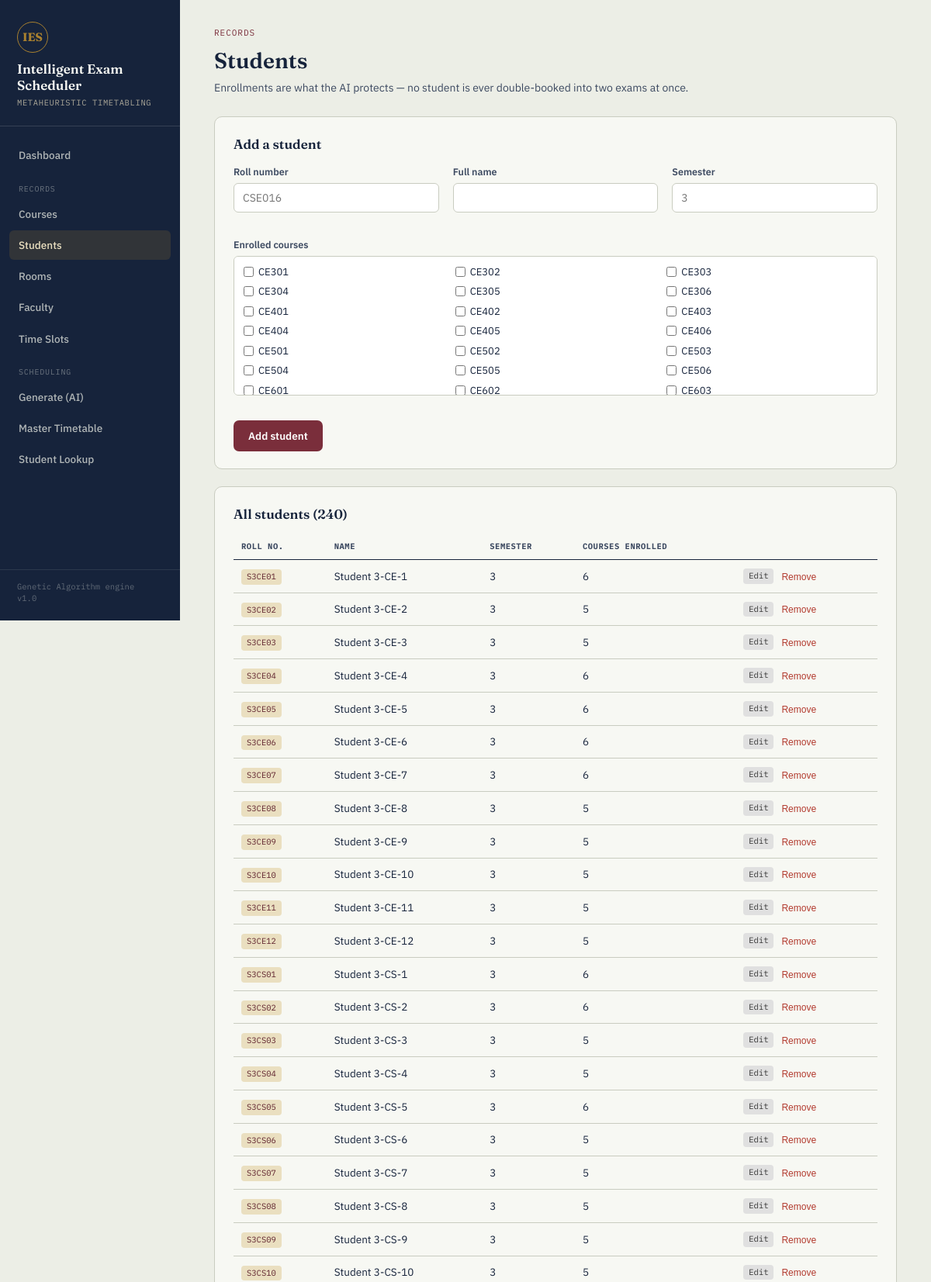
/students (upper part), run on the app's committed database.
### tables this page shows
CREATE TABLE courses (
    id INTEGER PRIMARY KEY AUTOINCREMENT,
    code TEXT NOT NULL UNIQUE,
    name TEXT NOT NULL,
    semester TEXT,
    duration_minutes INTEGER NOT NULL DEFAULT 180
);

CREATE TABLE students (
    id INTEGER PRIMARY KEY AUTOINCREMENT,
    roll_no TEXT NOT NULL UNIQUE,
    name TEXT NOT NULL,
    semester TEXT
);

### app.py (the view, shortened to what this page needs)
@app.route("/students", methods=["GET", "POST"])
def students():
    conn = db.get_db()
    rows = conn.execute(
        """
        SELECT s.*,
               (SELECT COUNT(*) FROM enrollments e WHERE e.student_id = s.id) AS n_courses
        FROM students s
        ORDER BY s.roll_no
        """
    ).fetchall()
    all_courses = conn.execute("SELECT * FROM courses ORDER BY code").fetchall()
    conn.close()
    return render_template(
        "students.html", students=rows, all_courses=all_courses, edit_item=None
    )

### db.py (called while the page is built)
def get_db():
    conn = sqlite3.connect(DB_PATH)
    conn.row_factory = sqlite3.Row
    conn.execute("PRAGMA foreign_keys = ON")
    return conn

### templates/students.html (shortened to what this page needs)
{% extends "base.html" %}
{% block content %}
<div class="page-head">
  <div>
    <p class="eyebrow">Records</p>
    <h2>Students</h2>
    <p class="sub">Enrollments are what the AI protects — no student is ever double-booked into two exams at once.</p>
  </div>
</div>
<div class="card" id="form-section">
  <h3>{% if edit_item %}Edit Student{% else %}Add a student{% endif %}</h3>
  <form method="POST" action="{{ url_for('edit_student', student_id=edit_item.id) if edit_item else url_for('students') }}" class="grid cols-3">
    <div>
      <label for="roll_no">Roll number</label>
      <input type="text" id="roll_no" name="roll_no" value="{{ edit_item.roll_no if edit_item else '' }}" placeholder="CSE016" required>
    </div>
    <div>
      <label for="name">Full name</label>
      <input type="text" id="name" name="name" value="{{ edit_item.name if edit_item else '' }}" required>
    </div>
    <div>
      <label for="semester">Semester</label>
      <input type="text" id="semester" name="semester" value="{{ edit_item.semester if edit_item else '' }}" placeholder="3">
    </div>
    <div style="grid-column: 1 / -1;">
      <label>Enrolled courses</label>
      {% if all_courses %}
      <div class="checkbox-grid">
        {% for c in all_courses %}
        <label>
          <input type="checkbox" name="course_ids" value="{{ c.id }}" {% if edit_item and c.id in enrolled_ids %}checked{% endif %}>
          {{ c.code }}
        </label>
        {% endfor %}
      </div>
      {% else %}
      <p class="muted" style="margin-top:0;">Add courses first before enrolling students.</p>
      {% endif %}
    </div>
    <div style="grid-column: 1 / -1; display: flex; gap: 10px;">
      <button type="submit" class="btn btn-primary">{% if edit_item %}Update student{% else %}Add student{% endif %}</button>
    </div>
  </form>
</div>
<div class="card">
  <h3>All students ({{ students|length }})</h3>
  {% if students %}
  <table class="ledger">
    <tr><th>Roll No.</th><th>Name</th><th>Semester</th><th>Courses enrolled</th><th></th></tr>
    {% for s in students %}
    <tr class="{% if edit_item and edit_item.id == s.id %}editing-row{% endif %}">
      <td class="mono"><span class="tag">{{ s.roll_no }}</span></td>
      <td>{{ s.name }}</td>
      <td>{{ s.semester or '—' }}</td>
      <td class="mono">{{ s.n_courses }}</td>
      <td>
        <div style="display: flex; gap: 10px; align-items: center;">
          <a href="{{ url_for('edit_student', student_id=s.id) }}#form-section" class="tag" style="text-decoration: none; background: #e0e0e0; color: #333;">Edit</a>
          <form method="POST" action="{{ url_for('delete_student', student_id=s.id) }}" onsubmit="return confirm('Remove {{ s.roll_no }}?');" style="margin: 0;">
            <button type="submit" class="btn-danger-text" style="padding: 0;">Remove</button>
          </form>
        </div>
      </td>
    </tr>
    {% endfor %}
  </table>
  {% else %}
  <div class="empty">No students yet. Add the first one above.</div>
  {% endif %}
</div>
{% endblock %}

### static/style.css (style rules this page uses)
:root { --ink: #16233B; --ink-soft: #3D4A61; --paper: #ECEEE6; --paper-raised: #F7F8F3; --rule: #C9CCC0; --oxblood: #7A2E3B; --oxblood-dark: #5E212C; --brass: #A9812F; --brass-light: #EADFC0; --good: #3C6E47; --good-bg: #E4EEE3; --bad: #B23A2E; --bad-bg: #F5E3DF; --font-display: 'Fraunces', Georgia, serif; --font-body: 'IBM Plex Sans', -apple-system, sans-serif; --font-mono: 'IBM Plex Mono', 'Courier New', monospace; --sidebar-w: 232px; }
* { box-sizing: border-box; }
html, body { margin: 0; padding: 0; background: var(--paper); color: var(--ink); font-family: var(--font-body); font-size: 15px; line-height: 1.5; }
a { color: inherit; }
.page-head { margin-bottom: 26px; display: flex; align-items: baseline; justify-content: space-between; gap: 20px; flex-wrap: wrap; }
.page-head h2 { font-family: var(--font-display); font-size: 28px; font-weight: 600; margin: 0 0 4px; }
.page-head .eyebrow { font-family: var(--font-mono); font-size: 11px; letter-spacing: 0.09em; text-transform: uppercase; color: var(--oxblood); margin: 0 0 6px; }
.page-head .sub { color: var(--ink-soft); margin: 0; font-size: 14px; }
.card { background: var(--paper-raised); border: 1px solid var(--rule); border-radius: 10px; padding: 22px 24px; margin-bottom: 22px; }
.card h3 { font-family: var(--font-display); font-size: 17px; font-weight: 600; margin: 0 0 14px; }
.grid { display: grid; gap: 18px; }
.grid.cols-3 { grid-template-columns: repeat(3, 1fr); }
label { display: block; font-size: 12.5px; font-weight: 600; color: var(--ink-soft); margin-bottom: 5px; }
input[type=text], input[type=number], input[type=date], input[type=time], select, textarea { width: 100%; font-family: var(--font-body); font-size: 14px; padding: 9px 11px; border: 1px solid var(--rule); border-radius: 6px; background: #fff; color: var(--ink); margin-bottom: 14px; }
.checkbox-grid { display: grid; grid-template-columns: repeat(3, 1fr); gap: 6px 14px; max-height: 180px; overflow-y: auto; border: 1px solid var(--rule); border-radius: 6px; padding: 10px 12px; margin-bottom: 14px; background: #fff; }
.checkbox-grid label { font-weight: 400; font-size: 13px; color: var(--ink); display: flex; align-items: center; gap: 6px; margin-bottom: 0; }
.checkbox-grid input { width: auto; margin: 0; }
.btn { display: inline-flex; align-items: center; gap: 7px; font-family: var(--font-body); font-weight: 600; font-size: 13.5px; padding: 10px 18px; border-radius: 7px; border: 1px solid transparent; cursor: pointer; text-decoration: none; }
.btn-primary { background: var(--oxblood); color: #fff; }
.btn-danger-text { background: none; border: none; color: var(--bad); font-size: 12px; cursor: pointer; padding: 4px 6px; }
table.ledger { width: 100%; border-collapse: collapse; font-size: 13.5px; }
table.ledger th { text-align: left; font-family: var(--font-mono); font-size: 10.5px; letter-spacing: 0.05em; text-transform: uppercase; color: var(--ink-soft); border-bottom: 1.5px solid var(--ink); padding: 8px 10px; }
table.ledger td { padding: 10px 10px; border-bottom: 1px solid var(--rule); vertical-align: middle; }
.mono { font-family: var(--font-mono); }
.tag { display: inline-block; font-family: var(--font-mono); font-size: 10.5px; padding: 2px 7px; border-radius: 4px; background: var(--brass-light); color: var(--oxblood-dark); }

### data on the page
courses: code "CE301"
courses: code "CE302"
courses: code "CE303"
courses: code "CE304"
courses: code "CE305"
courses: code "CE306"
courses: code "CE401"
courses: code "CE402"
courses: code "CE403"
courses: code "CE404"
courses: code "CE405"
courses: code "CE406"
courses: code "CE501"
courses: code "CE502"
courses: code "CE503"
courses: code "CE504"
courses: code "CE505"
courses: code "CE506"
courses: code "CE601"
courses: code "CE602"
courses: code "CE603"
students: roll_no "S3CE01", name "Student 3-CE-1", semester "3", n_courses "6"
students: roll_no "S3CE02", name "Student 3-CE-2", semester "3", n_courses "5"
students: roll_no "S3CE03", name "Student 3-CE-3", semester "3", n_courses "5"
students: roll_no "S3CE04", name "Student 3-CE-4", semester "3", n_courses "6"
students: roll_no "S3CE05", name "Student 3-CE-5", semester "3", n_courses "6"
students: roll_no "S3CE06", name "Student 3-CE-6", semester "3", n_courses "6"
students: roll_no "S3CE07", name "Student 3-CE-7", semester "3", n_courses "6"
students: roll_no "S3CE08", name "Student 3-CE-8", semester "3", n_courses "5"
students: roll_no "S3CE09", name "Student 3-CE-9", semester "3", n_courses "5"
students: roll_no "S3CE10", name "Student 3-CE-10", semester "3", n_courses "5"
students: roll_no "S3CE11", name "Student 3-CE-11", semester "3", n_courses "5"
students: roll_no "S3CE12", name "Student 3-CE-12", semester "3", n_courses "5"
students: roll_no "S3CS01", name "Student 3-CS-1", semester "3", n_courses "6"
students: roll_no "S3CS02", name "Student 3-CS-2", semester "3", n_courses "6"
students: roll_no "S3CS03", name "Student 3-CS-3", semester "3", n_courses "5"
students: roll_no "S3CS04", name "Student 3-CS-4", semester "3", n_courses "5"
students: roll_no "S3CS05", name "Student 3-CS-5", semester "3", n_courses "6"
students: roll_no "S3CS06", name "Student 3-CS-6", semester "3", n_courses "5"
students: roll_no "S3CS07", name "Student 3-CS-7", semester "3", n_courses "5"
students: roll_no "S3CS08", name "Student 3-CS-8", semester "3", n_courses "5"
students: roll_no "S3CS09", name "Student 3-CS-9", semester "3", n_courses "5"
students: roll_no "S3CS10", name "Student 3-CS-10", semester "3", n_courses "5"

### other printed values
{{ students|length }} "240"
